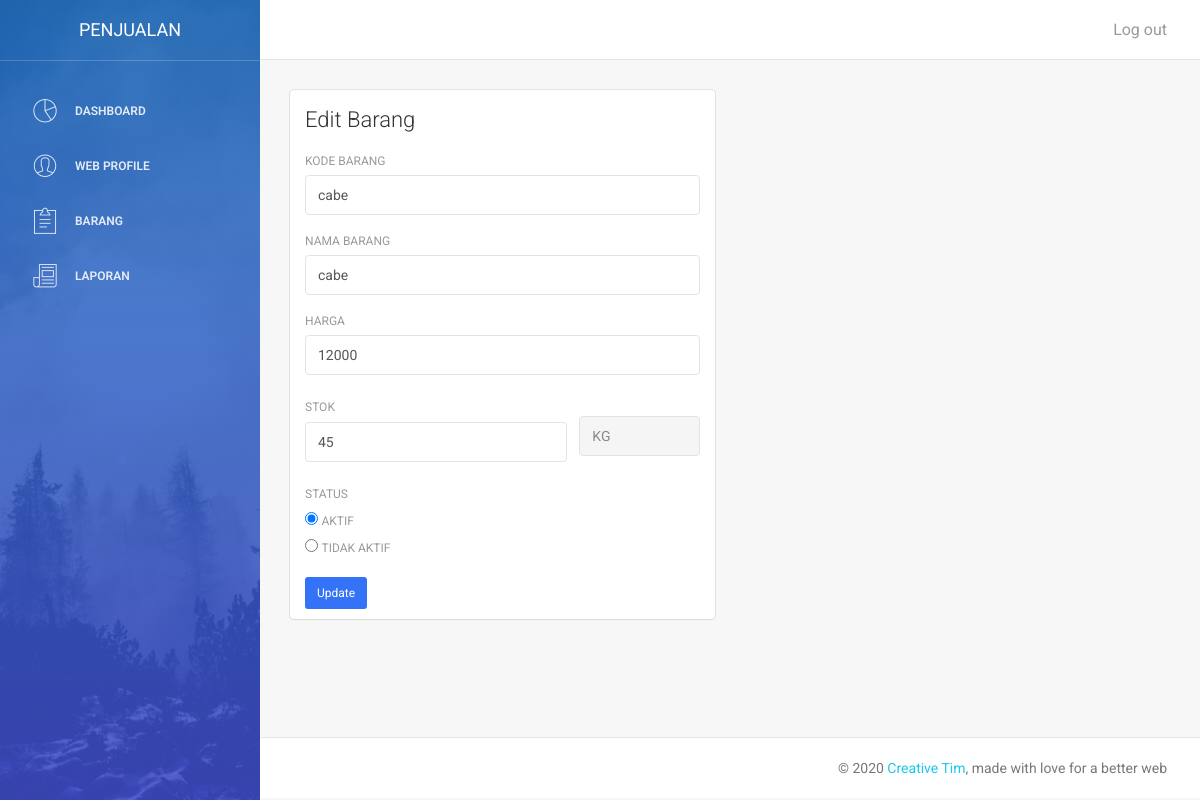
/admin/laporan/edit.php?id_barang=213 (signed in), run on the app's committed database.
### tables this page shows
CREATE TABLE `barang` (
  `id_barang` int(11) NOT NULL,
  `kode_barang` varchar(128) NOT NULL,
  `nama_barang` varchar(256) NOT NULL,
  `harga` int(11) NOT NULL,
  `stok` int(11) NOT NULL,
  `gambar` varchar(128) NOT NULL,
  `aktif` tinyint(1) NOT NULL DEFAULT 1
);

### admin/laporan/edit.php (the view, shortened to what this page needs)
<?php
   require_once "../templates/header.php";
   require_once "../templates/sidebar.php";
   require_once "../templates/topbar.php";
   $id_barang = $_GET['id_barang'];
   $query_barang = mysqli_query($koneksi, "SELECT * FROM barang WHERE id_barang = $id_barang");
   $row = mysqli_fetch_assoc($query_barang);
 ?>
<div class="content">
   <div class="container-fluid">
       <div class="row">
           <div class="col-md-6">
               <div class="card">
                   <div class="header">
                       <h4 class="title">Edit Barang</h4>
                   </div>
                   <div class="content">
                     <form action="" method="POST">
                       <div class="form-group">
                         <label>Kode Barang</label>
                         <input type="text" name="kode_barang" class="form-control" value="<?= $row['kode_barang']; ?>">
                       </div>
                       <div class="form-group">
                         <label>Nama Barang</label>
                         <input type="text" name="nama_barang" class="form-control" value="<?= $row['nama_barang']; ?>">
                       </div>
                       <div class="form-group">
                         <label>Harga</label>
                         <input type="text" name="harga" class="form-control" value="<?= $row['harga']; ?>">
                       </div>
                       <div class="row">
                           <div class="col-md-8">
                               <div class="form-group">
                                 <label>Stok</label>
                                 <input type="text" name="stok" class="form-control" value="<?= $row['stok']; ?>">
                               </div>
                           </div>
                           <div class="col-md-4">
                               <div class="form-group">
                                 <input type="text" value="KG" readonly="" class="form-control">
                               </div>
                           </div>
                       </div>
                       <div class="form-group">
                         <label>Status</label>
                         <div class="form-check form-check-inline">
                           <input class="form-check-input" type="radio" name="aktif" id="inlineRadio1" value="1" <?= ($row['aktif'] == '1') ? 'checked' : ''; ?>>
                           <label class="form-check-label" for="inlineRadio1" >Aktif</label>
                         </div>
                         <div class="form-check form-check-inline">
                           <input class="form-check-input" type="radio" name="aktif" id="inlineRadio2" value="0" <?= ($row['aktif'] == '0') ? 'checked' : ''; ?>>
                           <label class="form-check-label" for="inlineRadio2">Tidak Aktif</label>
                         </div>
                       </div>
                       <button type="submit" name="submit" class="btn btn-primary btn-fill btn-sm">Update</button>
                     </form>
                   </div>
               </div>
           </div>
       </div>
   </div>
</div>
<?php require_once "../templates/footer.php"; ?>

### data on the page
barang: kode_barang "cabe", nama_barang "cabe", harga "12000", stok "45", aktif "☑ AKTIF", aktif "☐ TIDAK AKTIF"
